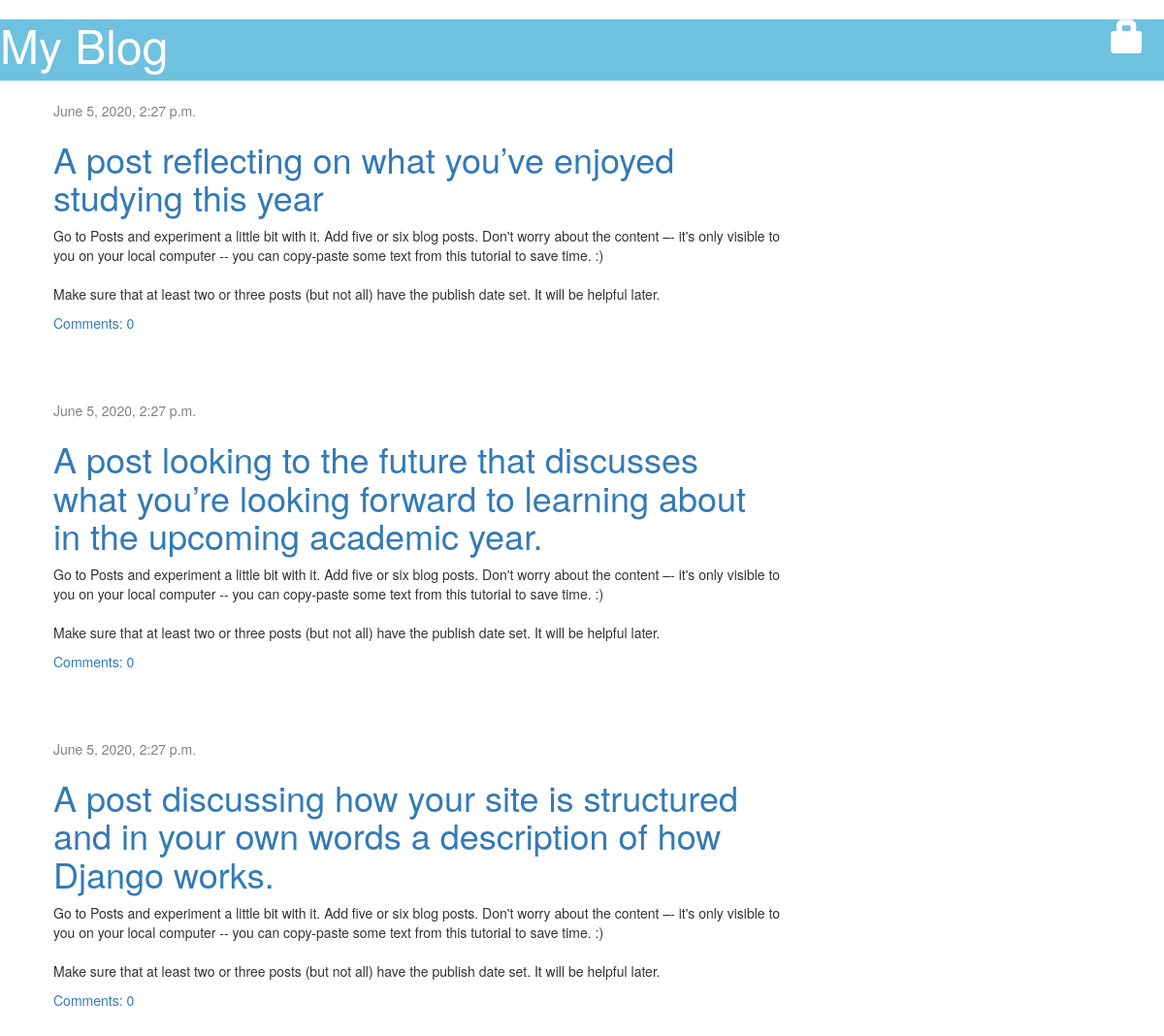
/, run on an earlier commit of the app's database.
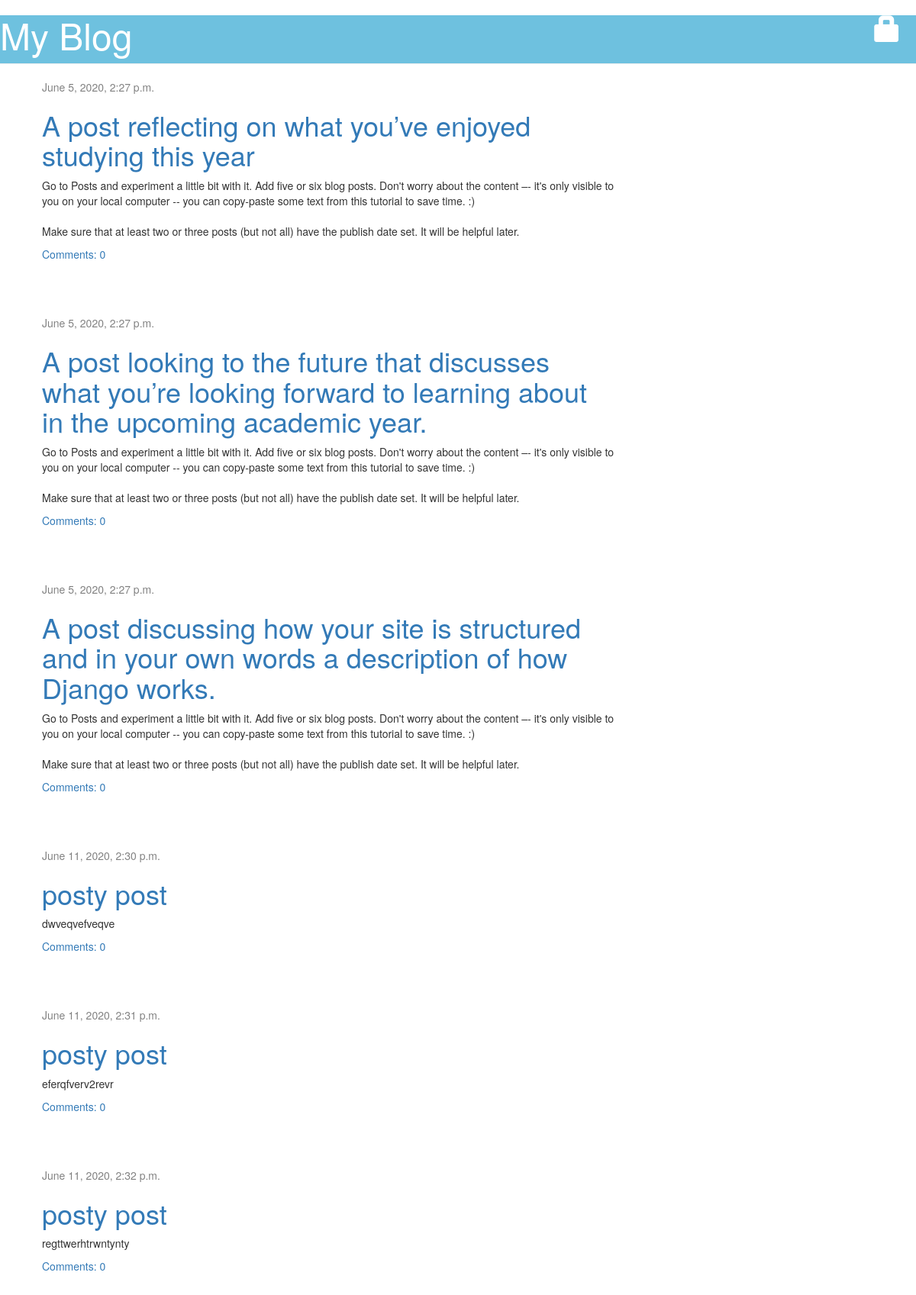
And on a later commit of the database.
### blog/models.py (models this page shows, shortened)
class Post(models.Model):
    author = models.ForeignKey(settings.AUTH_USER_MODEL, on_delete=models.CASCADE)
    title = models.CharField(max_length=200)
    text = models.TextField()
    created_date = models.DateTimeField(default=timezone.now)
    published_date = models.DateTimeField(blank=True, null=True)
    def approved_comments(self):
        return self.comments.filter(approved_comment=True)

### blog/views.py (the view)
# urls.py: path('', views.post_list, name='post_list'),
def post_list(request):
    posts = Post.objects.filter(published_date__lte=timezone.now()).order_by('published_date')
    return render(request, 'blog/post_list.html', {'posts': posts})

### blog/templates/blog/post_list.html (shortened to what this page needs)
<link rel="stylesheet" href="//maxcdn.bootstrapcdn.com/bootstrap/3.2.0/css/bootstrap.min.css">
<link rel="stylesheet" href="//maxcdn.bootstrapcdn.com/bootstrap/3.2.0/css/bootstrap-theme.min.css">
{% extends 'blog/base.html' %}
{% load static %}
{% block content %}
    {% for post in posts %}
        <div class="post">
            <div class="date">
                {{ post.published_date }}
            </div>
            <h1><a href="{% url 'post_detail' pk=post.pk %}">{{ post.title }}</a></h1>
            <p>{{ post.text|linebreaksbr }}</p>
            <a href="{% url 'post_detail' pk=post.pk %}">Comments: {{ post.approved_comments.count }}</a>
        </div>
    {% endfor %}
{% endblock content %}

### blog/templates/blog/base.html (shortened to what this page needs)
<link rel="stylesheet" href="//maxcdn.bootstrapcdn.com/bootstrap/3.2.0/css/bootstrap.min.css">
<link rel="stylesheet" href="//maxcdn.bootstrapcdn.com/bootstrap/3.2.0/css/bootstrap-theme.min.css">
{% load static %}
<link rel="stylesheet" href="{% static 'css/blog.css' %}">
<html>
    <head>
    </head>
    <body>
        <div class="page-header">
            {% if user.is_authenticated %}
                <a href="{% url 'post_new' %}" class="top-menu"><span class="glyphicon glyphicon-plus"></span></a>
                <a href="{% url 'post_draft_list' %}" class="top-menu"><span class="glyphicon glyphicon-edit"></span></a>
                <p class="top-menu">Hello {{ user.username }} <small>(<a href="{% url 'logout' %}">Log out</a>)</small></p>
            {% else %}
                <a href="{% url 'login' %}" class="top-menu"><span class="glyphicon glyphicon-lock"></span></a>
            {% endif %}
            <h1><a href="/">My Blog</a></h1>
        </div>
        <div class="content container">
            <div class="row">
                <div class="col-md-8">
                {% block content %}
                {% endblock %}
                </div>
            </div>
        </div>
    </body>
</html>

### blog/static/css/blog.css (style rules this page uses)
.page-header { background-color: #6EC1DF; margin-top: 0; padding: 0px 0px 0px 0px; }
.page-header h1, .page-header h1 a, .page-header h1 a:visited, .page-header h1 a:active { color: #ffffff; font-size: 36pt; text-decoration: none; }
.content { margin-left: 40px; }
.date { color: #828282; }
.top-menu, .top-menu:hover, .top-menu:visited { color: #ffffff; float: right; font-size: 26pt; margin-right: 20px; }
.post { margin-bottom: 70px; }

What changed in the data, as far as the page shows it:
added Post: published_date "June 11, 2020, 2:30 p.m.", title "posty post", text "dwveqvefveqve", approved_comments.count "0"
added Post: published_date "June 11, 2020, 2:31 p.m.", title "posty post", text "eferqfverv2revr", approved_comments.count "0"
added Post: published_date "June 11, 2020, 2:32 p.m.", title "posty post", text "regttwerhtrwntynty", approved_comments.count "0"
